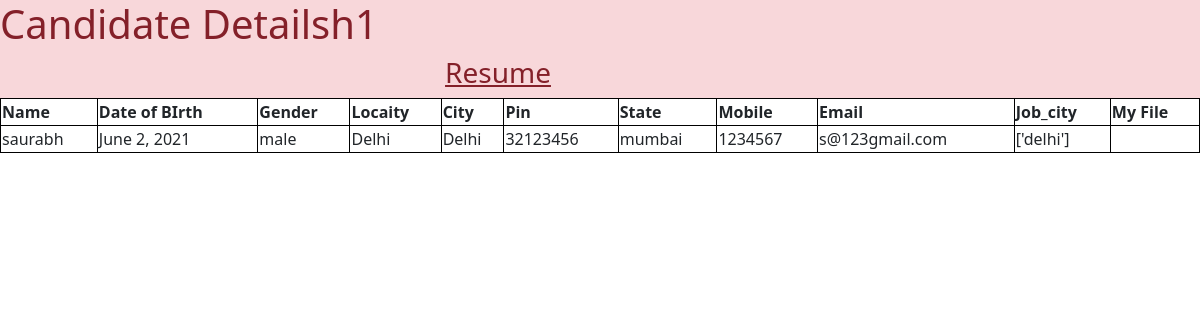
The page /1 on the database its author committed.
### myapp/models.py (models this page shows)
class Resume(models.Model):
    name = models.CharField(max_length=100)
    dob = models.DateField(auto_now=False,auto_now_add=False)
    gender = models.CharField(max_length=100)
    locality = models.CharField(max_length=100)
    city = models.CharField(max_length = 100)
    pin = models.PositiveIntegerField()
    state = models.CharField(choices=state,max_length=100)
    mobile = models.PositiveIntegerField()
    email = models.EmailField(max_length=100)
    job_city = models.CharField(max_length=100)
    profile_image = models.ImageField(blank = False,upload_to ='profileimg')
    my_file = models.FileField(blank=False,upload_to='doc')

### myapp/views.py (the view)
# urls.py: path('<int:pk>',views.Cnadndite.as_view(),name = 'hii')
class Cnadndite(View):
    def get(self,request ,pk):
        candi = Resume.objects.get(pk=pk)
        return render(request,'myapp/candidate.html',{'candidate': candi})

### myapp/templates/myapp/candidate.html (shortened to what this page needs)
<!DOCTYPE html>
{% load static %}
<html lang="en">
<head>
    <link rel="stylesheet" href="{% static 'myapp/css/bootstrap.css'%}">
    <link rel="stylesheet" href="{% static 'myapp/css/style.css'%}">
</head>
<body>
    <div class="cotainer">
        <div class="alert-danger alert-cenetr">
            <h1>Candidate Detailsh1</h1>
            <div class="row">
                <div class="col-sm-10">
                    <h3 class="text-center"><u>Resume</u></h3>
                </div>
            </div>
        </div>
    </div>
    <table style="width: 100%;">
        <tr>
            <th>Name</th>
            <th>Date of BIrth</th>
            <th>Gender</th>
            <th>Locaity</th>
            <th>City</th>
            <th>Pin</th>
            <th>State</th>
            <th>Mobile</th>
            <th>Email</th>
            <th>Job_city</th>
            <th>My File</th>
        </tr>
        <tr>
            <td> {{candidate.name}} </td>
            <td>{{candidate.dob}}</td>
            <td>{{candidate.gender}}</td>
            <td>{{candidate.locality}}</td>
            <td>{{candidate.city}}</td>
            <td>{{candidate.pin}}</td>
            <td>{{candidate.state}}</td>
            <td>{{candidate.mobile}}</td>
            <td>{{candidate.email}}</td>
            <td>{{candidate.job_city}}</td>
            <td>{{candidate.my_file}}</td>
        </tr>
    </table>
</body>
</html>

### myapp/static/myapp/css/style.css (style rules this page uses)
table,th,td { border: 1px solid blueviolet; }

### myapp/templates/myapp/candidate.html (style rules this page uses)
table,th,td { border: 1px solid black; }

### rows shown on the page
Resume: name "saurabh", dob "June 2, 2021", gender "male", locality "Delhi", city "Delhi", pin "32123456", state "mumbai", mobile "1234567", email "s@123gmail.com", job_city "['delhi']"
